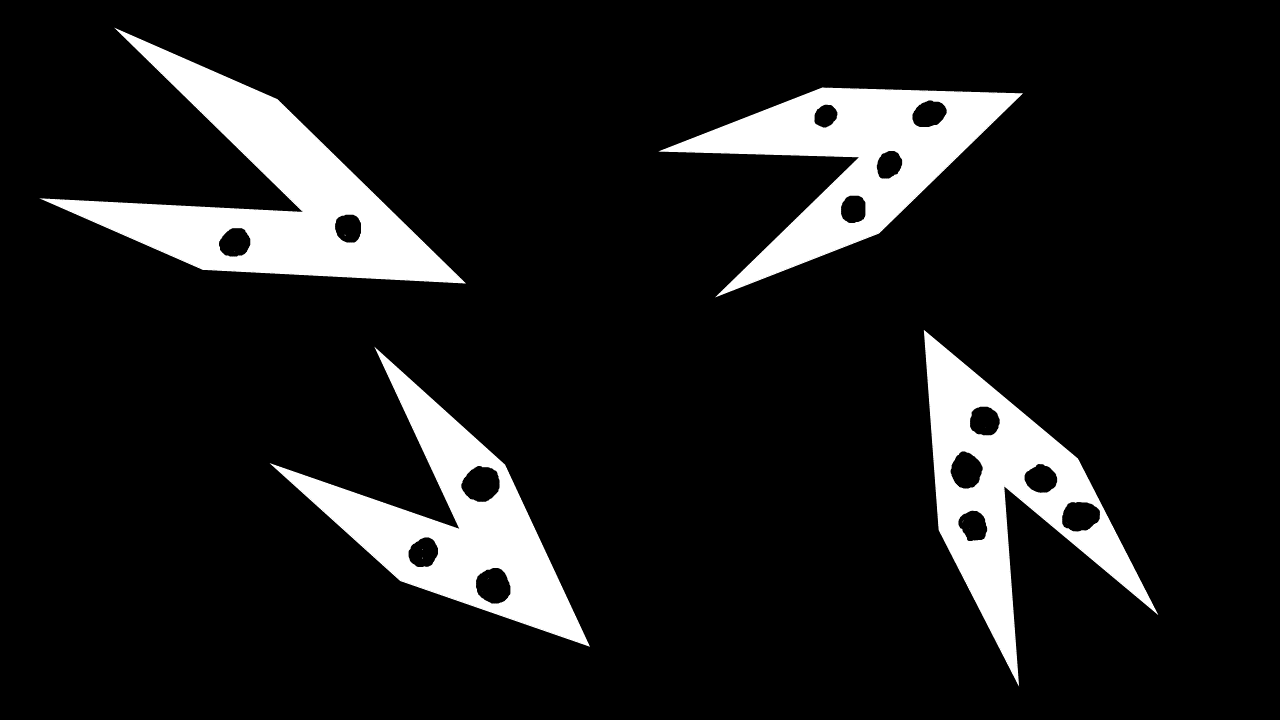
%> input picture Chevrons_4.png, 1280 x 720 px
$ octave TrackingChevron_Picture.m   (GNU Octave 9; MATLAB toolbox functions it lacks are replaced by stand-ins)
%> lines starting %> are read from the running program, lines starting %| are printed output that depends on the picture; in (x1, y1, x2, y2) boxes, pixels count from 0 and x2, y2 are one past the last pixel; in counts of white or black regions, pixels touching at a corner belong together; the program's own positions count from 1
close all
clc


        BW2=imread('Chevrons_4.png'); %contrast
%> BW2: size 720x1280 uint8; min 0, max 123, mean 1.5
        BW = bwareaopen(BW2,100); %deleting small images
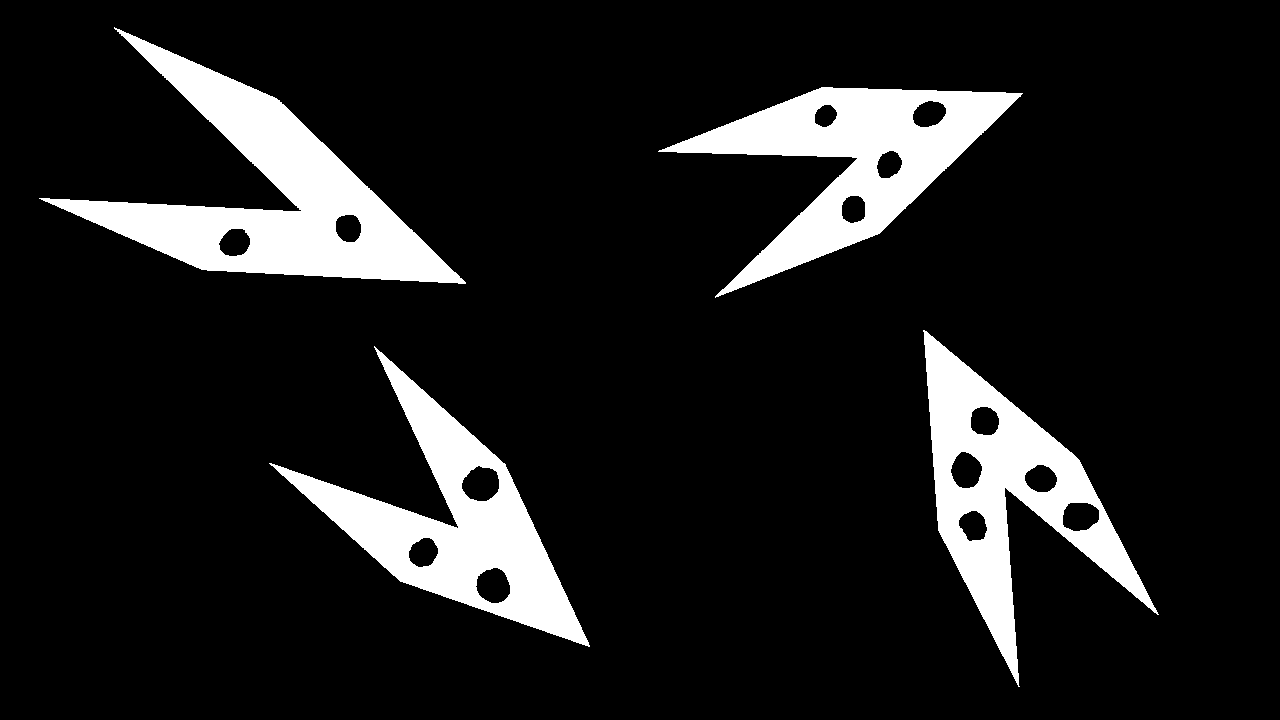
%> BW: size 720x1280 logical; 11.8% white; 4 white regions

        figure(2),imshow(BW);

        %-------Gathering image information---------%
        s = regionprops(BW,'centroid','area','perimeter');
%> s = 4 regions; Area, Centroid and Perimeter: 32653 [270.8 197.1] 1403.3, 26052 [852.6 160.3] 1146.7, 25619 [454.5 524.7] 1151.7, 24554 [1006.4 492.5] 1146.6
        centroids = cat(1, s.Centroid);
%> centroids = [270.8 197.1; 454.5 524.7; 852.6 160.3; 1006.4 492.5]

        %------Drawing----------%
        if(size(centroids))
            hold on
            plot(centroids(:,1),centroids(:,2), 'b*')

             bb = regionprops(BW,'BoundingBox');
%> bb = 4 regions; box (x1, y1, x2, y2): (39, 27, 466, 284), (269, 346, 590, 647), (658, 87, 1023, 298), (923, 330, 1159, 687)
             bboxes = cat(1, bb.BoundingBox);
%> bboxes = [39.5 27.5 427 257; 269.5 346.5 321 301; 658.5 87.5 365 211; 923.5 330.5 236 357]
             for i = 1:size(bboxes,1)
                rectangle('Position',bboxes(i,:),'EdgeColor','r')
             end
%> this loop made 4 passes

             ch = regionprops(BW,'ConvexHull','centroid','orientation','MajorAxisLength','perimeter');
%> ch = 4 regions; Centroid, MajorAxisLength, Orientation and Perimeter: [270.8 197.1] 357.9 -23.89 1403.3, [454.5 524.7] 307.4 -41.22 1151.7, [852.6 160.3] 303.1 20.82 1146.7, [1006.4 492.5] 310.8 -64.29 1146.6

             avgAxisLength=0;
             for i = 1:numel(ch)
                 avgAxisLength=avgAxisLength+ch(i).MajorAxisLength;
             end
%> this loop made 4 passes
%> avgAxisLength on passes 1 to 4: 357.9, 665.3, 968.5, 1279.3
             avgAxisLength=avgAxisLength/numel(ch);
%> avgAxisLength = 319.8
             halfLen=avgAxisLength*2/5;
%> halfLen = 127.9


             %----Calculating the orientation of the chevron-----------%
             %Calcuation is made by sampling points on opposite sides of
             %the centroid along the

             leftEdge=zeros(numel(ch),2);
             rightEdge=zeros(numel(ch),2);

             for i = 1:numel(ch)
                 centOrient=(ch(i).Orientation)*pi/180;
                 centX=ch(i).Centroid(1);
                 centY=ch(i).Centroid(2);
                 if centOrient>0
                     rightEdge(i,1)=centX+halfLen*abs(cos(centOrient));
                     rightEdge(i,2)=centY-halfLen*abs(sin(centOrient));
                     leftEdge(i,1)=centX-halfLen*abs(cos(centOrient));
                     leftEdge(i,2)=centY+halfLen*abs(sin(centOrient));
                 else
                     rightEdge(i,1)=centX+halfLen*abs(cos(centOrient));
                     rightEdge(i,2)=centY+halfLen*abs(sin(centOrient));
                     leftEdge(i,1)=centX-halfLen*abs(cos(centOrient));
                     leftEdge(i,2)=centY-halfLen*abs(sin(centOrient));
                 end
             end
%> this loop made 4 passes
%> (centOrient, centX, centY) on passes 1 to 4: (-0.417, 270.8, 197.1), (-0.719, 454.5, 524.7), (0.363, 852.6, 160.3), (-1.12, 1006.4, 492.5)
%> after the loop, leftEdge = [153.8 145.2; 358.3 440.4; 733 205.8; 950.9 377.2]; rightEdge = [387.8 248.9; 550.7 609; 972.2 114.8; 1061.9 607.7]

             %%------compare density of ends
             directionPoint=zeros(12,2);

              for i = 1:numel(ch)
                  leftIntY=round(leftEdge(i,2));
                  leftIntX=round(leftEdge(i,1));
                  if(BW(leftIntY,leftIntX)==1)
                      directionPoint(i,1)=leftEdge(i,1);
                      directionPoint(i,2)=leftEdge(i,2);
                  else
                      directionPoint(i,1)=rightEdge(i,1);
                      directionPoint(i,2)=rightEdge(i,2);
                  end
              end
%> this loop made 4 passes
%> (leftIntY, leftIntX) on passes 1 to 4: (145, 154), (440, 358), (206, 733), (377, 951)
%> after the loop, directionPoint = [387.8 248.9; 550.7 609; 972.2 114.8; 950.9 377.2; 0 0; 0 0; 0 0; 0 0; 0 0; 0 0; 0 0; 0 0]

             plot(directionPoint(:,1),directionPoint(:,2), 'r*');

             Orient=zeros(12,i);
             %---calculate orientation
             for i = 1:numel(ch)
                 Xdiff= directionPoint(i,1)-ch(i).Centroid(1);
                 Ydiff=ch(i).Centroid(2)-directionPoint(i,2);
                 Orient(i)=mod(atan2(Ydiff,Xdiff)*180/pi,360);

             end
%> this loop made 4 passes
%> (Xdiff, Ydiff) on passes 1 to 4: (117, -51.81), (96.23, -84.3), (119.6, 45.46), (-55.51, 115.3)
%> after the loop, Orient = 12 rows, first 8: [336.1 0 0 0; 318.8 0 0 0; 20.82 0 0 0; 115.7 0 0 0; 0 0 0 0; 0 0 0 0; 0 0 0 0; 0 0 0 0]
             %-----------------------
             frontPoint=zeros(12,2);
             frontLen=200; %-------------adjust this

             for i=1:numel(ch)
                 centX=ch(i).Centroid(1);
                 centY=ch(i).Centroid(2);
                frontPoint(i,1)=centX+frontLen*cosd(Orient(i));
                frontPoint(i,2)=centY-frontLen*sind(Orient(i));
             end
%> this loop made 4 passes
%> after the loop, frontPoint = [453.7 278.1; 604.9 656.5; 1039.5 89.22; 919.6 312.3; 0 0; 0 0; 0 0; 0 0; 0 0; 0 0; 0 0; 0 0]

             plot(frontPoint(:,1),frontPoint(:,2), 'g*');
             %-----------------------
             outgoing=zeros(12,4);
             %outVector = zeros(1,numel(ch)*3);

             for i = 1:numel(ch)
                 data = ch(i).ConvexHull;
                 cent=ch(i).Centroid;
                 orient=Orient(i);
                line(data(:,1),data(:,2),'color','g')
                roip=roipoly(BW, data(:,1),data(:,2));
                roip2=roip&BW;
                roip2_inv=imcomplement(roip2);
                bw3=bwconncomp(roip2_inv,4);
                numDots = bw3.NumObjects-1;
                text(mean(data(:,1)),mean(data(:,2)),num2str(numDots),'color','b','fontsize',16);
                outgoing(i,:)=[numDots,cent(1),cent(2),orient];

                %%%%%%%%%%%%%%%%%%%%%
                    hlen = ch(i).MajorAxisLength/2;
                    xCentre = ch(i).Centroid(1);
                    yCentre = ch(i).Centroid(2);
                    cosOrient = cosd(ch(i).Orientation);
                    sinOrient = sind(ch(i).Orientation);
                    xcoords = xCentre + hlen * [cosOrient -cosOrient];
                    ycoords = yCentre + hlen * [-sinOrient sinOrient];
                    line(xcoords, ycoords);
                %%%%%%%%%%%%%%%%%%%%%

             end
%> this loop made 4 passes
%> (orient, bw3, hlen, xCentre, yCentre, cosOrient, sinOrient, xcoords) on passes 1 to 4: (336.1, 3 connected components, 179, 270.8, 197.1, 0.914, -0.405, [434.4 107.2]), (318.8, 4 connected components, 153.7, 454.5, 524.7, 0.752, -0.659, [570.1 338.9]), (20.82, 5 connected components, 151.6, 852.6, 160.3, 0.935, 0.355, [994.3 710.9]), (115.7, 6 connected components, 155.4, 1006.4, 492.5, 0.434, -0.901, [1073.8 939])
%> pass 1, `roip2=roip&BW;`:
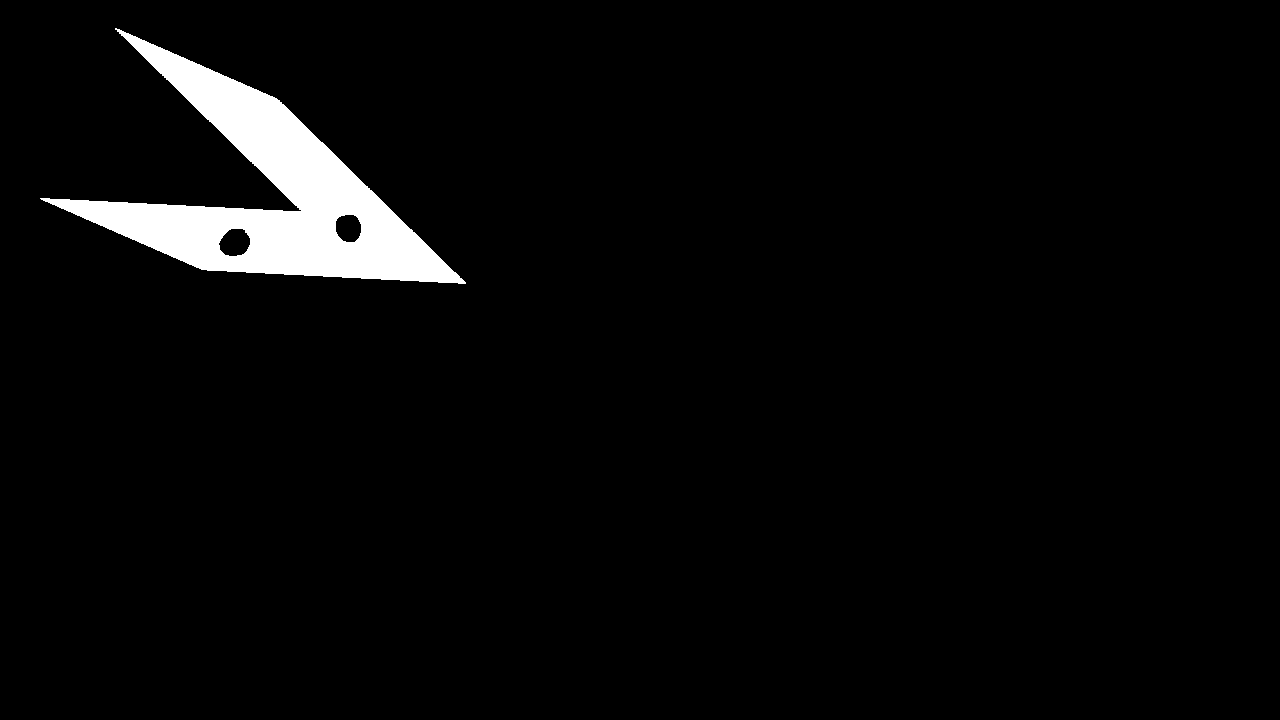
%> roip2: size 720x1280 logical; 3.5% white; 1 white region, box (x1, y1, x2, y2) and area: (40, 28, 466, 284) 32650
%> pass 2, `roip=roipoly(BW, data(:,1),data(:,2));`:
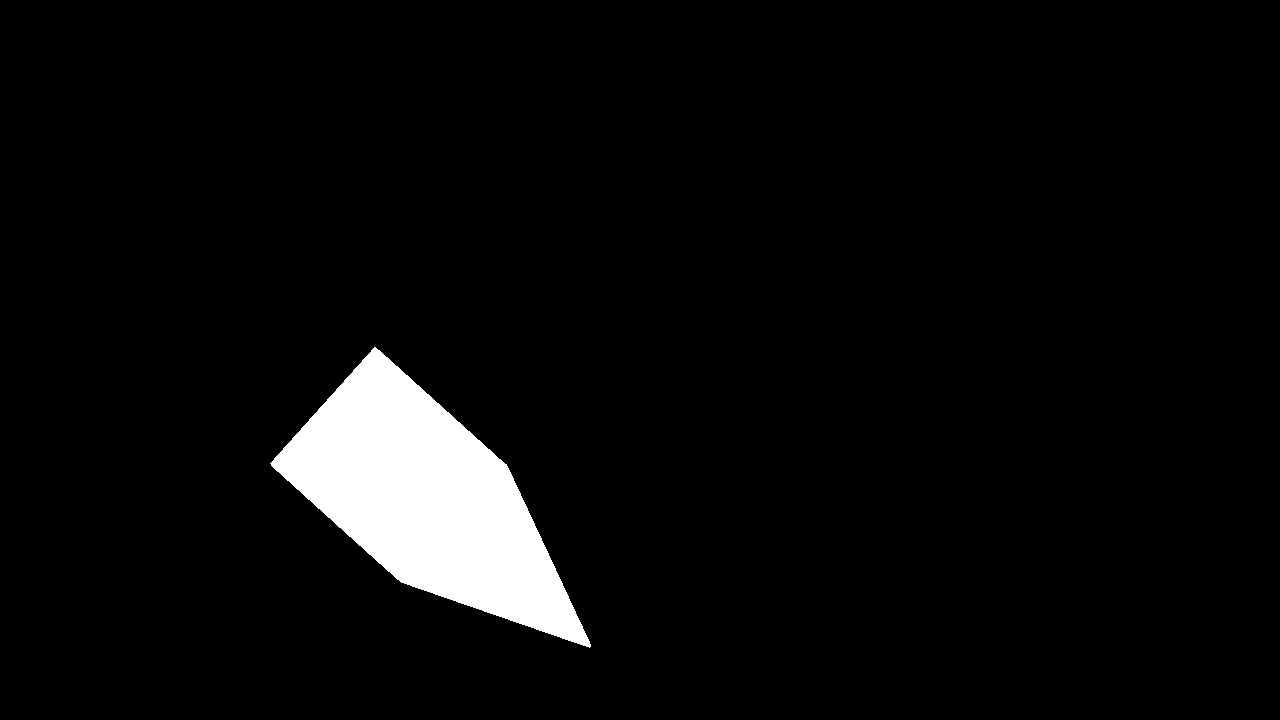
%> roip: size 720x1280 logical; 4.7% white; 1 white region, box (x1, y1, x2, y2) and area: (270, 347, 591, 648) 42901
%> after the loop, outgoing = 12 rows, first 8: [2 270.8 197.1 336.1; 3 454.5 524.7 318.8; 4 852.6 160.3 20.82; 5 1006.4 492.5 115.7; 0 0 0 0; 0 0 0 0; 0 0 0 0; 0 0 0 0]
%> after the loop:
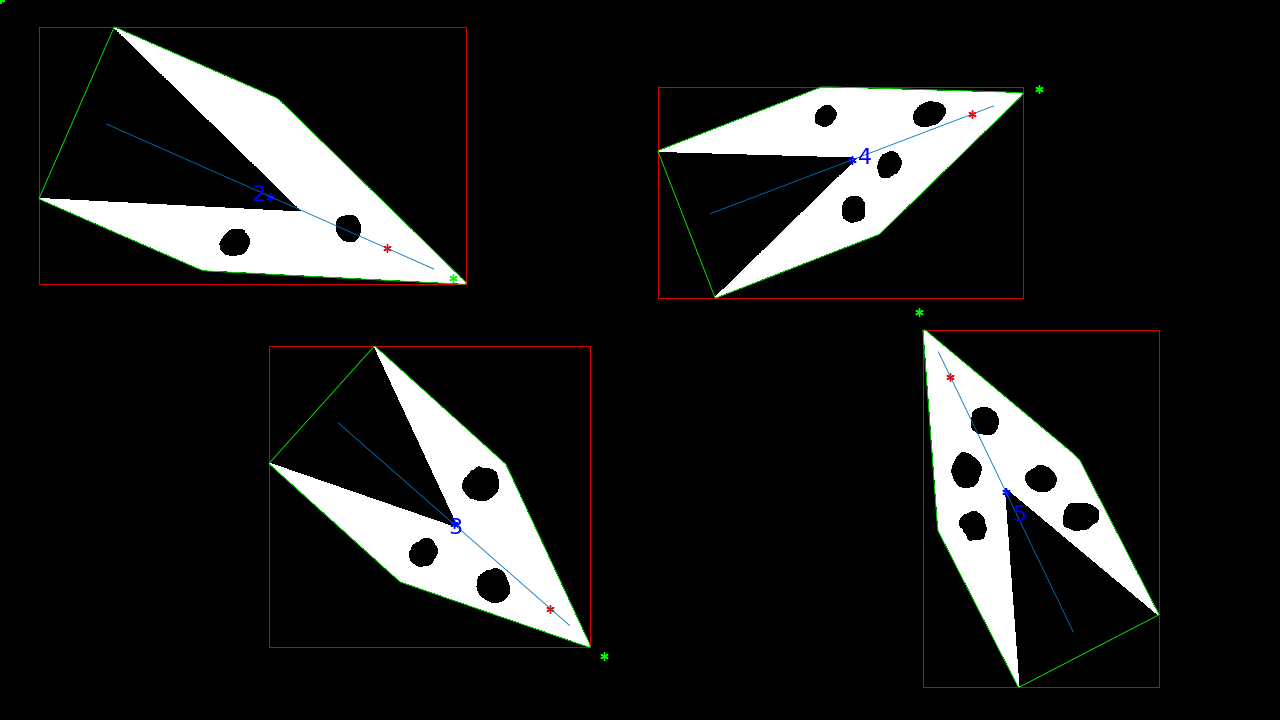
%> figure redrawn from the program's plot data

            outVector=reshape(outgoing.',1,[]);
%> outVector = 48 values, max 1006.4 at index 14, min 0 at index 17, mean 99.25

            hold off
    %         flushdata(vid);

        end
